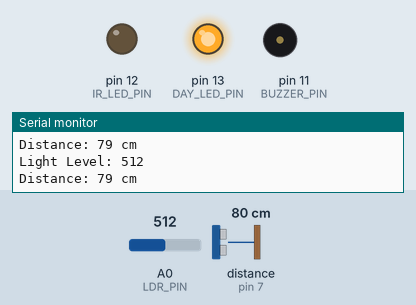
The sketch below on a simulated Arduino Uno, built with avr-gcc and run on an emulated ATmega328P. Shown: output pins drawn as LEDs (lit = HIGH), buzzer (waves = sounding, pin HIGH), the last lines printed to the serial monitor. Wiring (inferred from the names in the program): ultrasonic range finder: trigger pin 6; echo pin 7. The inputs (shaded band) are chosen by the test bench; at power-on: A0 (LDR_PIN) = 512, distance to the obstacle (sensor on pin 7) 80 cm. The echo pulse lasts 58.3 µs per cm; pins used as bus, display or sensor lines are not drawn.

Above: at 1.2 s.
1.3 s: A0 (LDR_PIN) set to 415
2.8 s: A0 (LDR_PIN) set to 389
At 3.3 s:
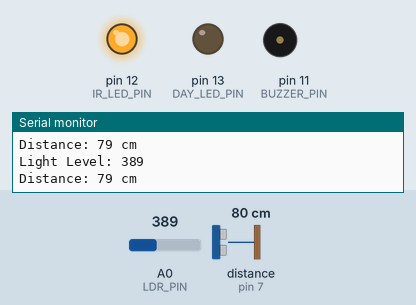
4.5 s: distance to the obstacle (sensor on pin 7) set to 14 cm
6.0 s: distance to the obstacle (sensor on pin 7) set to 11 cm
At 7.1 s:
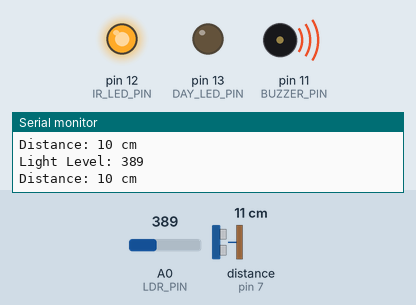
7.5 s: A0 (LDR_PIN) set to 410
At 8.5 s:
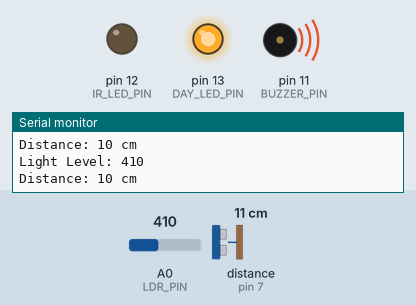
9.1 s: A0 (LDR_PIN) set to 390
At 10.0 s:
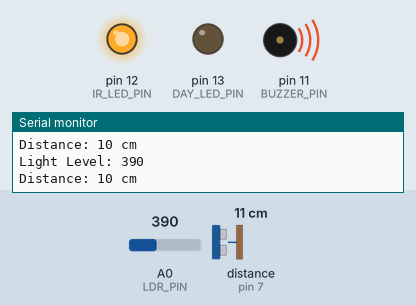
Timing chart, 0 to 11.6 s (numbered marks = the images above; inputs shaded):
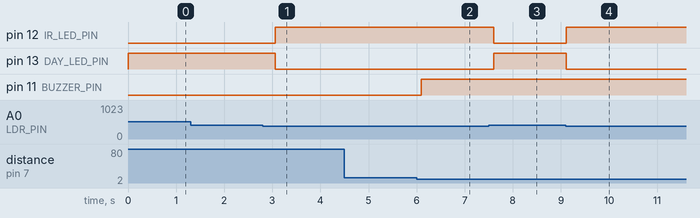

Measured:
- the behaviour switches between 400 and 399 on A0 (LDR_PIN) (found by bisection; images 0 and 1)
- the behaviour switches between 13 and 12 cm on distance to the obstacle (sensor on pin 7) (found by bisection; images 1 and 2)
- after the input at 2.8 s, pin 12 (IR_LED_PIN): LOW → HIGH after 0.26 s; pin 13 (DAY_LED_PIN): HIGH → LOW after 0.26 s
- after the input at 6.0 s, pin 11 (BUZZER_PIN): LOW → HIGH after 0.10 s
- after the input at 7.5 s, pin 12 (IR_LED_PIN): HIGH → LOW after 0.11 s; pin 13 (DAY_LED_PIN): LOW → HIGH after 0.11 s
- after the input at 9.1 s, pin 12 (IR_LED_PIN): LOW → HIGH at once; pin 13 (DAY_LED_PIN): HIGH → LOW at once

The sketch:

night-vision-controller.ino
```cpp
/*
 * Smart Night Vision Security System
 * ----------------------------------
 * Arduino UNO Controller
 *
 * Features:
 * - Automatic Day/Night Detection using LDR
 * - IR LED Control
 * - Day Indicator LED
 * - Ultrasonic Intruder Detection
 * - Buzzer Alert
 */

const int LDR_PIN = A0;

// LED Outputs
const int IR_LED_PIN = 12;
const int DAY_LED_PIN = 13;

// Ultrasonic Sensor Pins
const int TRIG_PIN = 6;
const int ECHO_PIN = 7;

// Buzzer Pin
const int BUZZER_PIN = 11;

// System Thresholds
const int LIGHT_THRESHOLD = 400;
const int DISTANCE_THRESHOLD = 12;   // cm

// Speed of sound (cm/µs)
const float SOUND_SPEED = 0.0343;

void setup() {

  // Configure Output Pins
  pinMode(IR_LED_PIN, OUTPUT);
  pinMode(DAY_LED_PIN, OUTPUT);
  pinMode(BUZZER_PIN, OUTPUT);

  // Configure Ultrasonic Sensor
  pinMode(TRIG_PIN, OUTPUT);
  pinMode(ECHO_PIN, INPUT);

  // Start Serial Monitor
  Serial.begin(9600);
}

void loop() {

  // =====================================
  // Day / Night Detection
  // =====================================

  int lightLevel = analogRead(LDR_PIN);

  Serial.print("Light Level: ");
  Serial.println(lightLevel);

  if (lightLevel < LIGHT_THRESHOLD) {

    // Night Mode
    digitalWrite(IR_LED_PIN, HIGH);
    digitalWrite(DAY_LED_PIN, LOW);

  } else {

    // Day Mode
    digitalWrite(IR_LED_PIN, LOW);
    digitalWrite(DAY_LED_PIN, HIGH);

  }

  // =====================================
  // Distance Measurement
  // =====================================

  digitalWrite(TRIG_PIN, LOW);
  delayMicroseconds(2);

  digitalWrite(TRIG_PIN, HIGH);
  delayMicroseconds(10);

  digitalWrite(TRIG_PIN, LOW);

  long duration = pulseIn(ECHO_PIN, HIGH);

  int distance = duration * SOUND_SPEED / 2;

  Serial.print("Distance: ");
  Serial.print(distance);
  Serial.println(" cm");

  // =====================================
  // Intruder Detection
  // =====================================

  if (distance > 0 && distance < DISTANCE_THRESHOLD) {

    digitalWrite(BUZZER_PIN, HIGH);

  } else {

    digitalWrite(BUZZER_PIN, LOW);

  }

  delay(300);
}
```
